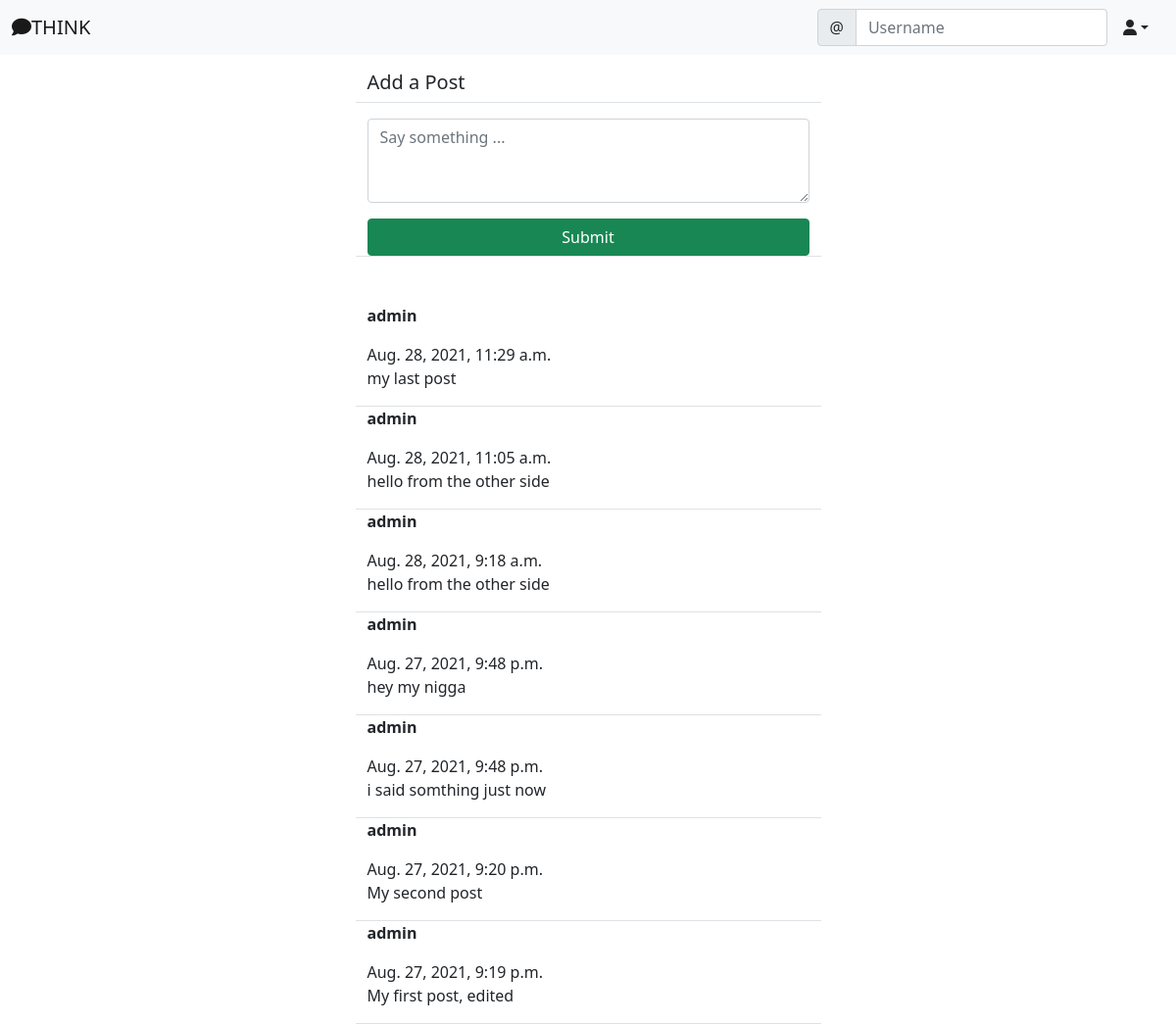
/social/ (signed in), run on the app's committed database.
### social/models.py (models this page shows)
class Post(models.Model):
    body = models.TextField()
    created_on = models.DateTimeField(default=timezone.now)
    author = models.ForeignKey(User, on_delete=models.CASCADE)

### social/views.py (the view, shortened to what this page needs)
# urls.py: path('', PostListView.as_view(), name='post-list'),
class PostListView(LoginRequiredMixin, View):
    def get(self, request, *args, **kwargs):
        posts = Post.objects.all().order_by('-created_on')
        form = PostForm()
        context = {
            'post_list': posts,
            'form': form,
        }
        return render(request, 'social/post_list.html', context)

### social/forms.py
class PostForm(forms.ModelForm):
    body = forms.CharField(label='', widget=forms.Textarea(attrs={
        'rows': '3',
        'placeholder': 'Say something ...'
    }))
    class Meta:
        model = Post
        fields = ['body']

### social/templates/social/post_list.html (shortened to what this page needs)
{% extends 'landing/base.html' %}
{% load crispy_forms_tags %}
{% block content %}
    <div class="container">
        <div class="row justify-content-center mt-3">
            <div class="col-md-5 col-sm-12 border-bottom">
                <h5>Add a Post</h5>
            </div>
        </div>
        <div class="row justify-content-center mt-3 mb-5">
            <div class="col-md-5 col-sm-12 border-bottom">
                <form method='POST'>
                    {{ form | crispy }}
                    <div class="d-grid gap-2">
                        <button class="btn btn-success mt-3">Submit</button>
                    </div>
                </form>
            </div>
        </div>
        {% for post in post_list %}
            <div class="row justify-content-center">
                <div class="col-md-5 col-sm-12 border-bottom position-relative">
                    <p><strong>{{ post.author }}</strong></p> {{ post.created_on }}
                    <p>{{ post.body }}</p>
                </div>
            </div>
        {% endfor %}
    </div>
{% endblock content%}

### data on the page
Post: author "admin", created_on "Aug. 28, 2021, 11:29 a.m.", body "my last post"
Post: author "admin", created_on "Aug. 28, 2021, 11:05 a.m.", body "hello from the other side"
Post: author "admin", created_on "Aug. 28, 2021, 9:18 a.m.", body "hello from the other side"
Post: author "admin", created_on "Aug. 27, 2021, 9:48 p.m.", body "hey my nigga"
Post: author "admin", created_on "Aug. 27, 2021, 9:48 p.m.", body "i said somthing just now"
Post: author "admin", created_on "Aug. 27, 2021, 9:20 p.m.", body "My second post"
Post: author "admin", created_on "Aug. 27, 2021, 9:19 p.m.", body "My first post, edited"
